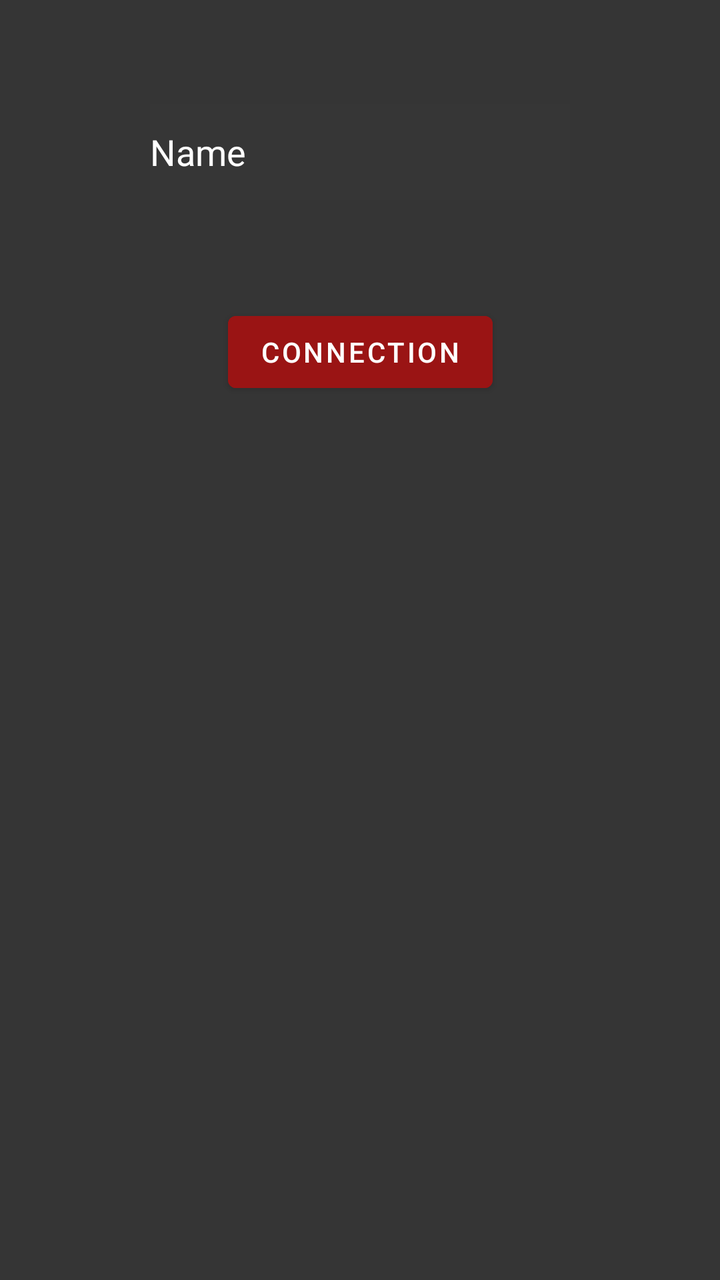
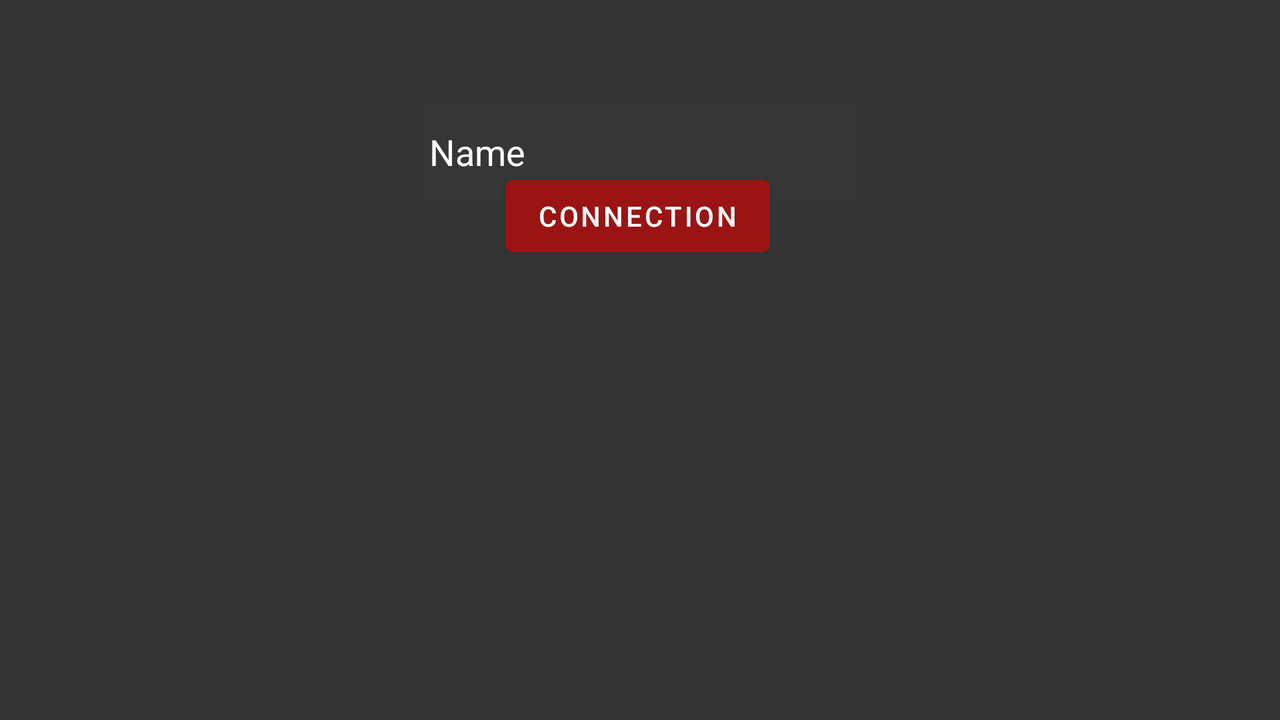

Two renders of one Android screen. The first uses the default layout on a phone; the second uses the alternative layout the repository ships for a different screen configuration, on a matching device. The two XML files are below.
<!-- AndroidManifest.xml: application theme Theme.TP1_DevAppMobiles_GwenaelGalliot -->
<!-- res/layout/connection.xml -->
<?xml version="1.0" encoding="utf-8"?>
<androidx.constraintlayout.widget.ConstraintLayout xmlns:android="http://schemas.android.com/apk/res/android"
    xmlns:app="http://schemas.android.com/apk/res-auto"
    xmlns:tools="http://schemas.android.com/tools"
    android:layout_width="match_parent"
    android:layout_height="match_parent"
    android:background="#353535"
    android:backgroundTint="#353535">

    <Button
        android:id="@+id/btn_connection"
        android:layout_width="wrap_content"
        android:layout_height="wrap_content"
        android:layout_marginBottom="440dp"
        android:backgroundTint="#9A1414"
        android:text="connection"
        app:layout_constraintBottom_toBottomOf="parent"
        app:layout_constraintEnd_toEndOf="parent"
        app:layout_constraintStart_toStartOf="parent" />

    <EditText
        android:id="@+id/txt_NomUtilisateur"
        android:layout_width="wrap_content"
        android:layout_height="wrap_content"
        android:background="#19777676"
        android:backgroundTint="#19777676"
        android:ems="10"
        android:inputType="textPersonName"
        android:minHeight="48dp"
        android:text="Name"
        android:textColor="#FFFFFF"
        app:layout_constraintBottom_toTopOf="@+id/btn_connection"
        app:layout_constraintEnd_toEndOf="parent"
        app:layout_constraintStart_toStartOf="parent"
        app:layout_constraintTop_toTopOf="parent" />
</androidx.constraintlayout.widget.ConstraintLayout>
<!-- resources referenced by this layout -->
<resources>
  <style name="Theme.TP1_DevAppMobiles_GwenaelGalliot" parent="Theme.MaterialComponents.DayNight.DarkActionBar">
          
          <item name="colorPrimary">@color/purple_500</item>
          <item name="colorPrimaryVariant">@color/purple_700</item>
          <item name="colorOnPrimary">@color/white</item>
          
          <item name="colorSecondary">@color/teal_200</item>
          <item name="colorSecondaryVariant">@color/teal_700</item>
          <item name="colorOnSecondary">@color/black</item>
          
          <item name="android:statusBarColor" tools:targetApi="l">?attr/colorPrimaryVariant</item>
          
      </style>
</resources>
<!-- res/layout-land/connection.xml (the repository's variant of the layout above) -->
<!-- drawn on the phone turned sideways -->
<?xml version="1.0" encoding="utf-8"?>
<androidx.constraintlayout.widget.ConstraintLayout xmlns:android="http://schemas.android.com/apk/res/android"
    xmlns:app="http://schemas.android.com/apk/res-auto"
    xmlns:tools="http://schemas.android.com/tools"
    android:layout_width="match_parent"
    android:layout_height="match_parent"
    android:background="#353535"
    android:backgroundTint="#353535">

    <EditText
        android:id="@+id/txt_NomUtilisateur3"
        android:layout_width="wrap_content"
        android:layout_height="wrap_content"
        android:layout_marginTop="52dp"
        android:background="#19777676"
        android:backgroundTint="#19777676"
        android:ems="10"
        android:inputType="textPersonName"
        android:minHeight="48dp"
        android:text="Name"
        android:textColor="#FFFFFF"
        app:layout_constraintBottom_toTopOf="@+id/btn_connection"
        app:layout_constraintEnd_toEndOf="parent"
        app:layout_constraintHorizontal_bias="0.499"
        app:layout_constraintStart_toStartOf="parent"
        app:layout_constraintTop_toTopOf="parent" />

    <Button
        android:id="@+id/btn_connection3"
        android:layout_width="wrap_content"
        android:layout_height="wrap_content"
        android:layout_marginBottom="244dp"
        android:backgroundTint="#9A1414"
        android:text="connection"
        app:layout_constraintBottom_toBottomOf="parent"
        app:layout_constraintEnd_toEndOf="parent"
        app:layout_constraintHorizontal_bias="0.498"
        app:layout_constraintStart_toStartOf="parent"
        app:layout_constraintTop_toBottomOf="@+id/txt_NomUtilisateur3" />
</androidx.constraintlayout.widget.ConstraintLayout>
